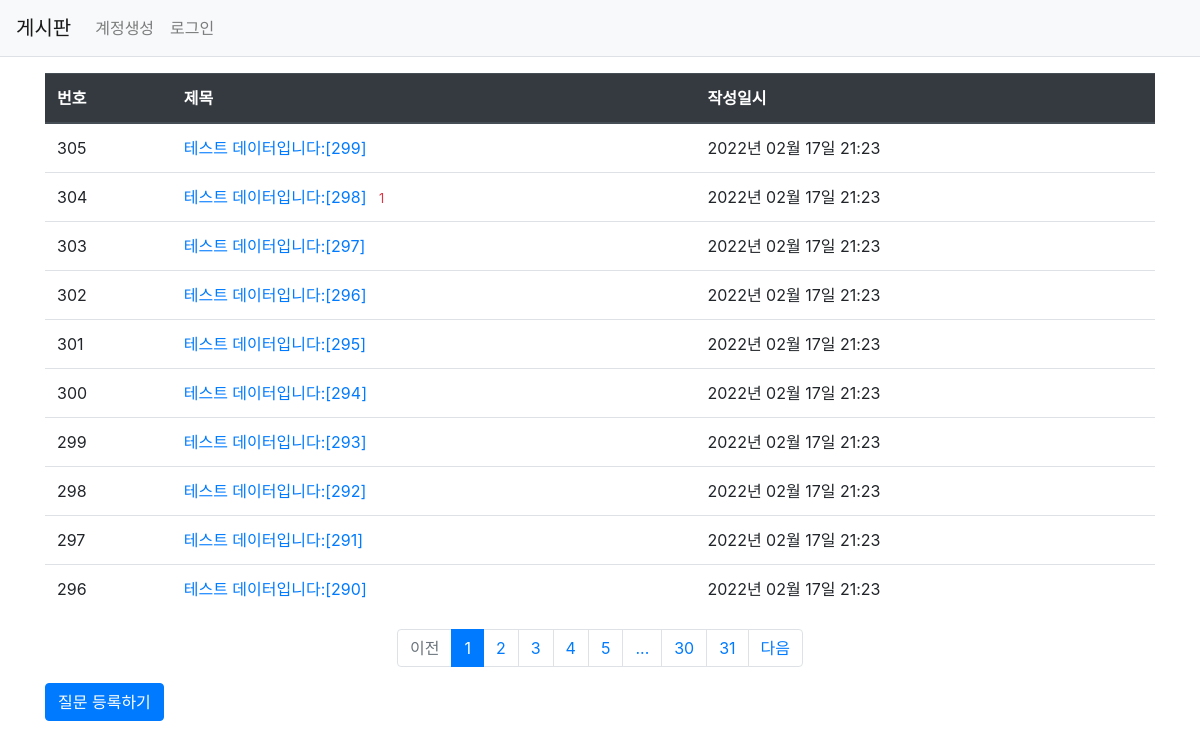
The page /question/list on the database its author committed.
### pybo/models.py (models this page shows)
class Question(db.Model):
    id = db.Column(db.Integer, primary_key=True)
    subject = db.Column(db.String(200), nullable=False)
    content = db.Column(db.Text(), nullable=False)
    create_date = db.Column(db.DateTime(), nullable=False)

### pybo/views/question_views.py (the view)
@bp.route('/list')
def _list():
    page = request.args.get('page', type=int, default=1) #페이지
    question_list = Question.query.order_by(Question.create_date.desc())
    question_list = question_list.paginate(page, per_page=10)
    return render_template('question/question_list.html', question_list=question_list)

### pybo/filter.py (called while the page is built)
def format_datetime(value, fmt='%Y년 %m월 %d일 %H:%M'):
    return value.strftime(fmt)

### pybo/templates/question/question_list.html (shortened to what this page needs)
{% extends 'base.html' %}
{% block content %}
<div class="container my-3">
    <table class="table">
        <thead>
        <tr class="thead-dark">
            <th>번호</th>
            <th>제목</th>
            <th>작성일시</th>
        </tr>
    </thead>
    {% if question_list %}
    {% for question in question_list.items %}
    <tr>
        <td>{{ question_list.total - ((question_list.page-1) * question_list.per_page) - loop.index0 }}</td>
        <td>
            <a href="{{ url_for('question.detail', question_id=question.id) }}">{{ question.subject }}</a>
            {% if question.answer_set|length > 0 %}
            <span class="text-danger small ml-2">{{ question.answer_set|length}}</span>
            {% endif %}
        </td>
        <td>{{ question.create_date|datetime }} </td>
    </tr>
    {% endfor %}
    {% else %}
    <tr>
        <td colspan="3">질문이 없습니다.</td>
    </tr>
    {% endif %}
    </table>
    <ul class="pagination justify-content-center">
        {% if question_list.has_prev %}
        <li class="page-item">
            <a class="page-link" href="?page={{ question_list.prev_num }}">이전</a>
        </li>
        {%else%}
        <li class="page-item disabled">
            <a class="page-link" tabindex="-1" aria-disabled="true" href="#">이전</a>
        </li>
        {% endif %}
        {% for page_num in question_list.iter_pages() %}
            {% if page_num %}
                {% if page_num != question_list.page %}
                <li class="page-item">
                    <a class="page-link" href="?page={{ page_num }}">{{ page_num }}</a>
                </li>
                {% else %}
                                <li class="page-item active" aria-current="page">
                    <a class="page-link" href="#">{{ page_num }}</a>
                </li>
                {% endif %}
           {% else %}
                <li class="disabled">
                    <a class="page-link" href="#">...</a>
                </li>
           {% endif %}
        {% endfor %}
        {% if question_list.has_next %}
        <li class="page-item">
            <a class="page-link" href="?page={{ question_list.next_num }}">다음</a>
        </li>
        {% else %}
        <li class="page-item disabled">
            <a class="page-link" tabindex="-1" aria-disabled="true" href="#">다음</a>
        </li>
        {% endif %}
    </ul>
        <a href="{{ url_for('question.create') }}" class="btn btn-primary">질문 등록하기</a>
</div>
{% endblock %}

### pybo/templates/base.html (shortened to what this page needs)
<!doctype html>
<html lang="ko">
<head>
    <link rel="stylesheet" href="{{ url_for('static', filename='bootstrap.min.css') }}">
    <link rel="stylesheet" href="{{ url_for('static', filename='style.css') }}">
</head>
<body>
{% include "navbar.html" %}
{% block content %}
{% endblock %}
</body>
</html>

### pybo/templates/navbar.html (shortened to what this page needs)
<nav class="navbar navbar-expand-lg navbar-light bg-light border-bottom">
    <a class="navbar-brand" href="{{ url_for('main.index') }}">게시판</a>
    <div class="collapse navbar-collapse flex-grow-0" id="navbarNav">
        <ul class="navbar-nav">
            <li class="nav-item ">
                <a class="nav-link" href="{{ url_for('auth.signup') }}">계정생성</a>
            </li>
            <li class="nav-item ">
                <a class="nav-link" href="#">로그인</a>
            </li>
        </ul>
    </div>
</nav>

### rows shown on the page
Question: total "305", subject "테스트 데이터입니다:[299]", create_date "2022년 02월 17일 21:23"
Question: total "304", subject "테스트 데이터입니다:[298]", answer_set|length "1", create_date "2022년 02월 17일 21:23"
Question: total "303", subject "테스트 데이터입니다:[297]", create_date "2022년 02월 17일 21:23"
Question: total "302", subject "테스트 데이터입니다:[296]", create_date "2022년 02월 17일 21:23"
Question: total "301", subject "테스트 데이터입니다:[295]", create_date "2022년 02월 17일 21:23"
Question: total "300", subject "테스트 데이터입니다:[294]", create_date "2022년 02월 17일 21:23"
Question: total "299", subject "테스트 데이터입니다:[293]", create_date "2022년 02월 17일 21:23"
Question: total "298", subject "테스트 데이터입니다:[292]", create_date "2022년 02월 17일 21:23"
Question: total "297", subject "테스트 데이터입니다:[291]", create_date "2022년 02월 17일 21:23"
Question: total "296", subject "테스트 데이터입니다:[290]", create_date "2022년 02월 17일 21:23"

### other values the page prints
{{ page_num }} "1"
{{ page_num }} "2" "3" "4" "5" "30" "31"
